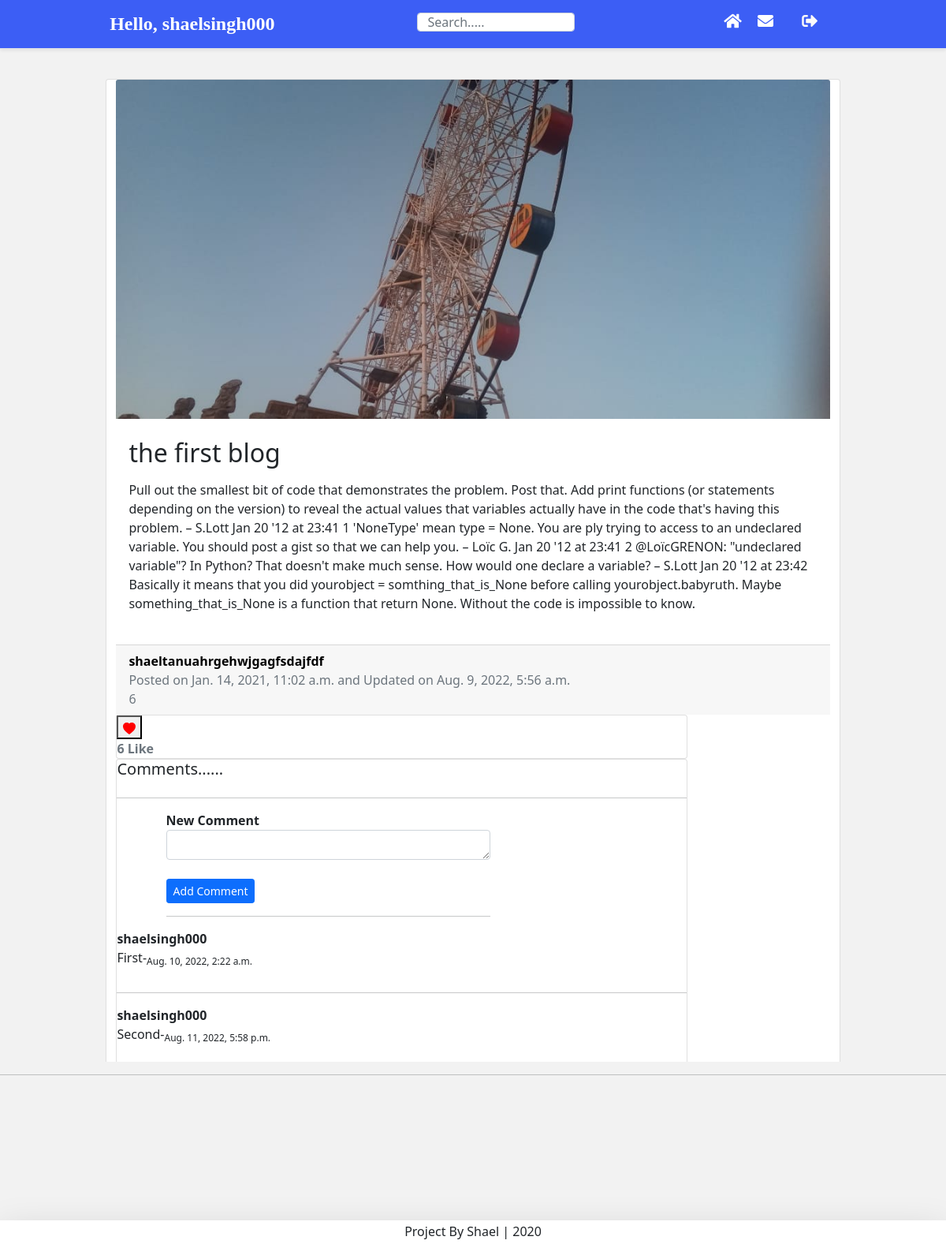
Page /blog/shael-the-first-blog/ (signed in) on the committed database.
### account/models.py (models this page shows, shortened)
class Account(AbstractBaseUser):
    email               = models.EmailField(verbose_name="email",max_length=60,unique=True)
    username            = models.CharField(max_length=30, unique=True)
    bio                 = models.TextField(max_length=500, default=" ")
    date_joined         = models.DateTimeField(verbose_name="date joined",  auto_now_add =True)
    date_joined         = models.DateTimeField(verbose_name="last login", auto_now_add = True)
    is_admin            = models.BooleanField(default=False)
    is_active           = models.BooleanField(default=True)
    is_staff            = models.BooleanField(default=False)
    is_superuser        = models.BooleanField(default=False)
    objects = MyAccountManager()
    USERNAME_FIELD = 'email'
    REQUIRED_FIELDS = ['username']

### blog/models.py (models this page shows, shortened)
class BlogPost(models.Model):
    title               = models.CharField(max_length=50, null= False, blank= False)
    body                = models.TextField(max_length=50000)
    image               = models.ImageField(upload_to= upload_loaction, null = False, blank= True)
    date_published      = models.DateTimeField(auto_now_add=True, verbose_name="date published")
    date_updated        = models.DateTimeField(auto_now=True, verbose_name="date updated")
    author              = models.ForeignKey(settings.AUTH_USER_MODEL, on_delete=models.CASCADE)
    slug                = models.SlugField(blank=True,unique = True)
    likes               = models.ManyToManyField(Account,related_name='blogpost_like')
    def number_of_likes(self):
        return self.likes.count()

class comment(models.Model):
    post                = models.ForeignKey(BlogPost,related_name="comments", on_delete=models.CASCADE)
    body                = models.TextField(max_length=250)
    date_published      = models.DateTimeField(auto_now_add=True, verbose_name="date published")
    author              = models.ForeignKey(settings.AUTH_USER_MODEL, on_delete=models.CASCADE)

### blog/views.py (the view, shortened to what this page needs)
# urls.py: path('<slug>/',detail_blog_view, name='detail'),
def detail_blog_view(request, slug):
	context = {}
	blog_post = get_object_or_404(BlogPost, slug=slug)
	liked=False
	if blog_post.likes.filter(username=request.user.username).exists():
		liked = True
	context={'blog_post': blog_post,'number_of_likes':blog_post.number_of_likes(), 'post_is_liked':liked}
	return render(request, 'blog/detail_blog.html', context)

### blog/templates/blog/detail_blog.html (shortened to what this page needs)
{% extends 'base.html' %}
{% load avatar_tags %}
{% block content %}
	<div class="row">
		<div class="card m-auto">
			<img class="card-img-top" src={{blog_post.image.url}}>
			<div class="card-body mt-2 mb-2">
                <h2 class="card-title">{{blog_post.title}}</h2>
                <p class="card-text">{{blog_post.body|safe}}</p>
			</div>
			<div class="card-footer text-muted">
				<a class='post_links' href="{% url 'other_account' blog_post.author.username %}">{% avatar blog_post.author.email class="image-circle" id="user_avatar"%}{{blog_post.author.username}}</a><br>
			  Posted on {{blog_post.date_published}} and Updated on {{blog_post.date_updated}}<br>
			  {{blog_post.number_of_likes}}
		</div>
			<div class="card">
				{% if user.is_authenticated %}
					<form action="{% url 'blog:detail' blog_post.slug %}" method="POST">
						{% if post_is_liked %}
							<button type="submit" name="blogpost_id" value="{{object.username}}"><svg xmlns="http://www.w3.org/2000/svg" width="16" height="16" fill="red" class="bi bi-heart-fill" viewBox="0 0 16 16">
								<path fill-rule="evenodd" d="M8 1.314C12.438-3.248 23.534 4.735 8 15-7.534 4.736 3.562-3.248 8 1.314z"/>
							  </svg></button>
						{% endif %}
					</form>
				{% else %}
						<a class="btn btn-outline-info" href="{% url 'login' %}?next={{request.path}}">Log in to like this article!</a>
				{% endif %}
				<strong class="text-secondary">{{ number_of_likes }} Like </strong>
			</div>
			<div class="card">
				<h5>Comments......</h5>
				<hr>
				<div class="row">
					<div class="col-lg-7 offset-lg-1">
						<form method="POST">{% csrf_token %}
							<div class="form-group">
								<strong><label for="id_body">New Comment</label></strong>
								<textarea class="form-control" rows="1" type="text" name="body" required></textarea>
							</div><br>
							<button class="submit-button btn btn-sm btn-primary" type="submit">Add Comment</button>
						</form>
						<hr>
					</div>
				</div>
				{%if not blog_post.comments.all%}
					No comments Yet.....
				{%else%}
					{% for comment in blog_post.comments.all%}
					<strong>{% avatar comment.author.email class="image-circle" id="user_avatar"%}{{comment.author.username}}</strong>
					<p>{{comment.body}}-<sub>{{comment.date_published}}</sub></p>
					<hr>
					{%endfor%}
				{%endif%}
			</div>
		</div>
	</div>
{% endblock content %}

### templates/snippets/header.html (shortened to what this page needs)
{% load avatar_tags %}
{% load static %}
<link href="https://cdn.jsdelivr.net/npm/bootstrap@5.0.0-beta1/dist/css/bootstrap.min.css" rel="stylesheet">
<link rel="stylesheet" href="https://use.fontawesome.com/releases/v5.7.0/css/all.css">
	<header class="d-flex flex-column flex-md-row align-items-center p-3 px-md-4 mb-3 border-bottom shadow-sm nav">
		<div class="navi">
		{% if request.user.is_authenticated %}
			<p class="h5 my-0 me-md-auto fw-bold ">Hello, {{request.user.username}}</p>
		{% else %}
			<p class="h5 my-0 me-md-auto fw-bold">Welcome</p>
		{% endif %}
		<div class="search-bar">
			<form method="get">
				<input class="form-control"  type="text" name="q" id="id_q" placeholder="Search.....">
			</form>
		</div>
		<nav class="my-2 my-md-0 me-md-3" >
			{% if request.user.is_authenticated %}
				<a class="p-2 text-white font-weight-bold" href="{% url 'home' %}"><i class="fa fa-home" aria-hidden="true" style='font-size:20px; color: white'></i></a>
				<a class="p-2 text-white font-weight-bold" href="{% url 'messages:inbox' %}"><i alt="messages" class="fa fa-envelope" aria-hidden="true" style='font-size:20px; color: white'></i></a>
				<a class="p-2 text-white font-weight-bold" href="{% url 'account' user.username %}">{% avatar user class="img_circle"%}</a>
				<a class="p-2 text-white font-weight-bold" href="{% url 'logout' %}"><i class="fa fa-sign-out-alt" aria-hidden="true" style='font-size:20px; color: rgb(250, 250, 250)'></i></a>
			{% endif %}
		</nav>
	</div>
	</header>

### templates/snippets/header.html (style rules this page uses)
header { width: 100%; position: fixed; top: 0px; }
.search-bar { max-width: 200px; width: 100%; margin-right: auto; }
.search-bar input { height: 24px; }
.nav { background-color: rgb(60, 94, 245); color: white; }
.navi { display: inline-flex; width: 80%; margin-left: 10%; margin-right: 10%; }
.h5 { font-family: 'Brush Script MT', cursive; font-size: 24px; }

### templates/snippets/base_css.html (style rules this page uses)
body { background-color: #f2f2f2; padding-top: 100px; }

### blog/templates/blog/detail_blog.html (style rules this page uses)
.card { max-width: 80%; }
a.post_links { color:black; font-weight: bold; text-decoration: none; }

### rows in the picture
Account: user.username "shaelsingh000"
BlogPost: image (picture), title "the first blog", body "Pull out the smallest bit of code that demonstrates the problem. Post that. Add print functions (or statements depending on the version) to reveal the actual values that variables actually have in the code that's having this problem. – S.Lott Jan 20 '12 at 23:41 1 'NoneType' mean type = None. You are ply trying to access to an undeclared variable. You should post a gist so that we can help you. – Loïc G. Jan 20 '12 at 23:41 2 @LoïcGRENON: \"undeclared variable\"? In Python? That doesn't make much sense. How would one declare a variable? – S.Lott Jan 20 '12 at 23:42 Basically it means that you did yourobject = somthing_that_is_None before calling yourobject.babyruth. Maybe…", author.username "shaeltanuahrgehwjgagfsdajfdf", date_published "Jan. 14, 2021, 11:02 a.m.", date_updated "Aug. 9, 2022, 5:56 a.m.", number_of_likes "6"
comment: author.username "shaelsingh000", body "First", date_published "Aug. 10, 2022, 2:22 a.m."
comment: author.username "shaelsingh000", body "Second", date_published "Aug. 11, 2022, 5:58 p.m."

### other values in the picture
{{ number_of_likes }} "6"
